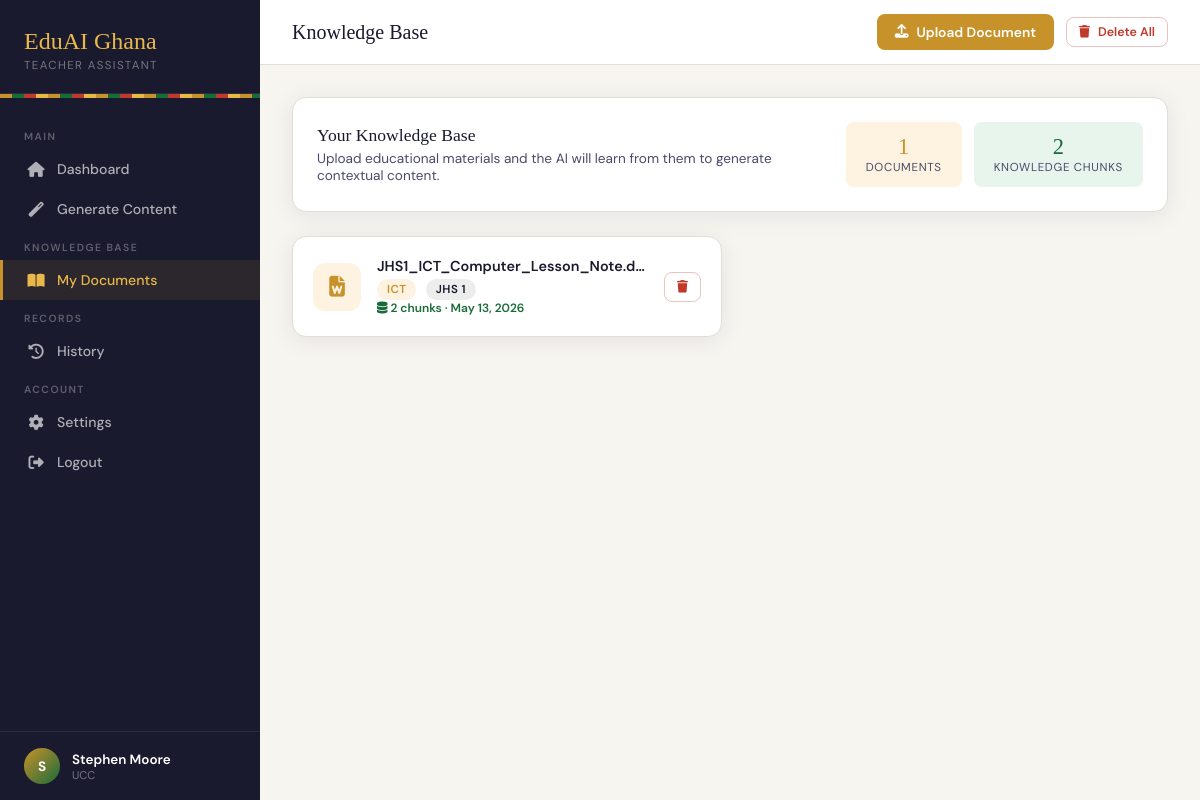
The page /documents (signed in) on the database as committed earlier.
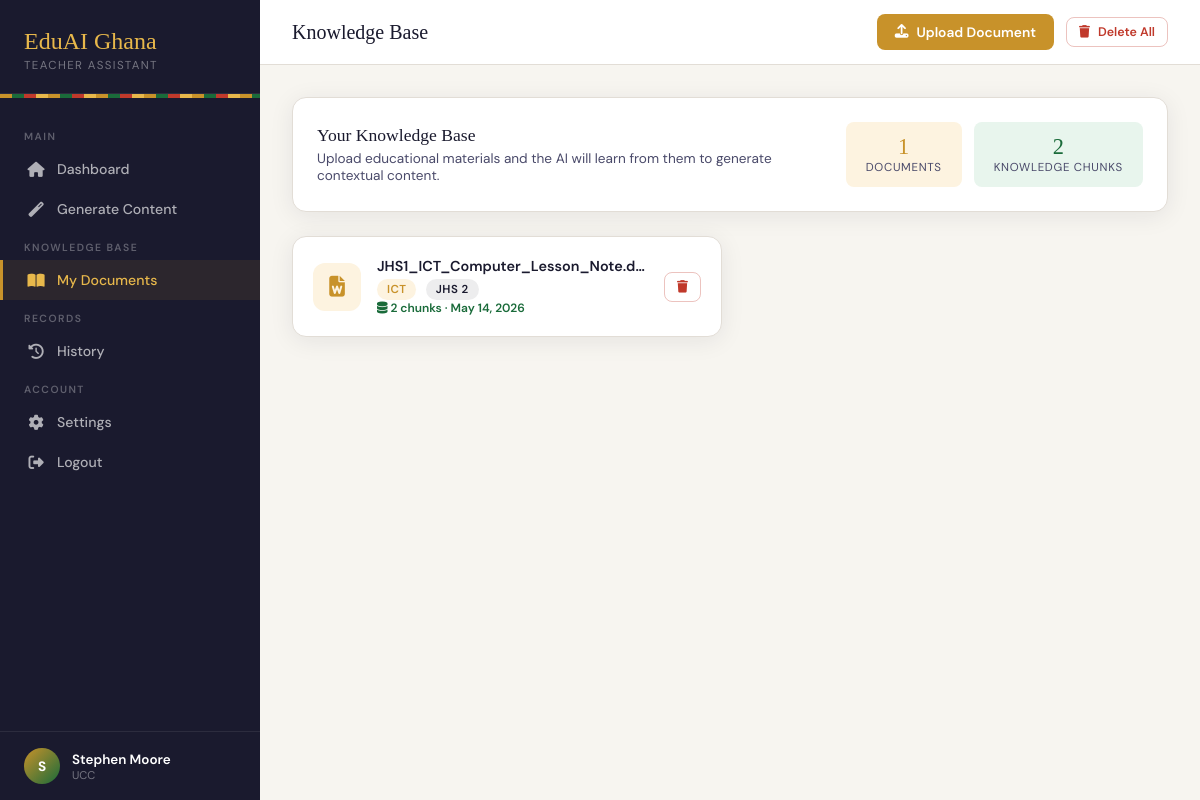
The same page on the database as committed later.
### shared/models/database.py (models this page shows)
class User(UserMixin, db.Model):
    __tablename__ = 'users'
    id = db.Column(db.Integer, primary_key=True)
    name = db.Column(db.String(150), nullable=False)
    email = db.Column(db.String(150), unique=True, nullable=False)
    password = db.Column(db.String(200), nullable=False)
    school = db.Column(db.String(200))
    region = db.Column(db.String(100))
    preferred_llm = db.Column(db.String(50), default='groq')
    created_at = db.Column(db.DateTime, default=datetime.utcnow)
    documents = db.relationship('Document', backref='teacher', lazy=True)
    generations = db.relationship('Generation', backref='teacher', lazy=True)

class Document(db.Model):
    __tablename__ = 'documents'
    id = db.Column(db.Integer, primary_key=True)
    user_id = db.Column(db.Integer, db.ForeignKey('users.id'), nullable=False)
    filename = db.Column(db.String(255), nullable=False)
    subject = db.Column(db.String(100), nullable=False)
    grade_level = db.Column(db.String(50))
    file_path = db.Column(db.String(500), nullable=False)
    chroma_collection = db.Column(db.String(200))
    chunk_count = db.Column(db.Integer, default=0)
    uploaded_at = db.Column(db.DateTime, default=datetime.utcnow)

### flask_app/routes/documents.py (the view)
@docs_bp.route('/documents')
@login_required
def index():
    docs = Document.query.filter_by(user_id=current_user.id)\
        .order_by(Document.uploaded_at.desc()).all()
    return render_template('documents/index.html', docs=docs,
                           subjects=SUBJECTS, grade_levels=GRADE_LEVELS)

### flask_app/templates/documents/index.html (shortened to what this page needs)
{% extends "base.html" %}
{% block page_title %}Knowledge Base{% endblock %}
{% block topbar_actions %}
<button class="btn btn-primary" onclick="document.getElementById('uploadModal').style.display='flex'">
  <i class="fas fa-upload"></i> Upload Document
</button>
{% if docs %}
<button class="btn btn-outline btn-sm" style="color:var(--red);border-color:rgba(192,57,43,0.3);"
  onclick="openDocModal('all', null, 'all {{ docs|length }} documents')">
  <i class="fas fa-trash"></i> Delete All
</button>
{% endif %}
{% endblock %}
{% block content %}
<div class="card" style="margin-bottom:24px;">
  <div class="card-body">
    <div style="display:flex;align-items:center;gap:16px;flex-wrap:wrap;">
      <div style="flex:1;">
        <div style="font-family:var(--font-display);font-size:1.1rem;margin-bottom:4px;">Your Knowledge Base</div>
        <div style="color:var(--mid);font-size:0.85rem;">Upload educational materials and the AI will learn from them to generate contextual content.</div>
      </div>
      <div style="display:flex;gap:12px;flex-wrap:wrap;">
        <div style="text-align:center;padding:12px 20px;background:var(--gold-pale);border-radius:var(--radius-sm);">
          <div style="font-family:var(--font-display);font-size:1.4rem;color:var(--gold);">{{ docs|length }}</div>
          <div style="font-size:0.72rem;color:var(--mid);text-transform:uppercase;letter-spacing:0.06em;">Documents</div>
        </div>
        <div style="text-align:center;padding:12px 20px;background:var(--green-pale);border-radius:var(--radius-sm);">
          <div style="font-family:var(--font-display);font-size:1.4rem;color:var(--green);">{{ docs|sum(attribute='chunk_count') }}</div>
          <div style="font-size:0.72rem;color:var(--mid);text-transform:uppercase;letter-spacing:0.06em;">Knowledge Chunks</div>
        </div>
      </div>
    </div>
  </div>
</div>
{% if docs %}
<div class="docs-grid">
  {% for doc in docs %}
  <div class="doc-card">
    <div class="doc-icon">
      {% if doc.filename.endswith('.pdf') %}<i class="fas fa-file-pdf"></i>
      {% elif doc.filename.endswith('.docx') or doc.filename.endswith('.doc') %}<i class="fas fa-file-word"></i>
      {% else %}<i class="fas fa-file-alt"></i>{% endif %}
    </div>
    <div class="doc-info">
      <div class="doc-name">{{ doc.filename }}</div>
      <div class="doc-meta">
        <span class="badge badge-gold">{{ doc.subject }}</span>
        {% if doc.grade_level %}<span class="badge badge-dark" style="margin-left:6px;">{{ doc.grade_level }}</span>{% endif %}
      </div>
      <div class="doc-chunks"><i class="fas fa-database"></i> {{ doc.chunk_count }} chunks &middot; {{ doc.uploaded_at.strftime('%b %d, %Y') }}</div>
    </div>
    <button class="del-btn" onclick="openDocModal('single', {{ doc.id }}, '{{ doc.filename|replace("'","") }}')">
      <i class="fas fa-trash"></i>
    </button>
  </div>
  {% endfor %}
</div>
{% endif %}
{% endblock %}

### flask_app/templates/base.html (shortened to what this page needs)
<!DOCTYPE html>
<html lang="en">
<head>
  <link rel="stylesheet" href="https://cdnjs.cloudflare.com/ajax/libs/font-awesome/6.5.1/css/all.min.css">
</head>
<body>
{% if current_user.is_authenticated %}
<nav class="sidebar">
  <div class="sidebar-brand">
    <div class="logo-text">EduAI Ghana</div>
    <div class="logo-sub">Teacher Assistant</div>
  </div>
  <div class="sidebar-kente"></div>
  <div class="sidebar-nav">
    <div class="nav-section-label">Main</div>
    <a href="{{ url_for('dashboard.home') }}" class="nav-link {% if request.endpoint == 'dashboard.home' %}active{% endif %}">
      <i class="fas fa-home"></i> Dashboard
    </a>
    <a href="{{ url_for('generate.index') }}" class="nav-link {% if request.endpoint in ['generate.index','generate.generate'] %}active{% endif %}">
      <i class="fas fa-magic"></i> Generate Content
    </a>
    <div class="nav-section-label">Knowledge Base</div>
    <a href="{{ url_for('documents.index') }}" class="nav-link {% if request.endpoint == 'documents.index' %}active{% endif %}">
      <i class="fas fa-book-open"></i> My Documents
    </a>
    <div class="nav-section-label">Records</div>
    <a href="{{ url_for('generate.history') }}" class="nav-link {% if request.endpoint == 'generate.history' %}active{% endif %}">
      <i class="fas fa-history"></i> History
    </a>
    <div class="nav-section-label">Account</div>
    <a href="{{ url_for('settings.index') }}" class="nav-link {% if request.endpoint == 'settings.index' %}active{% endif %}">
      <i class="fas fa-cog"></i> Settings
    </a>
    <a href="{{ url_for('auth.logout') }}" class="nav-link">
      <i class="fas fa-sign-out-alt"></i> Logout
    </a>
  </div>
  <div class="sidebar-user">
    <div class="user-avatar">{{ current_user.name[0].upper() }}</div>
    <div class="user-info">
      <div class="user-name">{{ current_user.name }}</div>
      <div class="user-role">{{ current_user.school or 'Teacher' }}</div>
    </div>
  </div>
</nav>
<div class="main-wrapper">
  <div class="topbar">
    <div class="topbar-title">{% block page_title %}{% endblock %}</div>
    <div class="topbar-actions">{% block topbar_actions %}{% endblock %}</div>
  </div>
  <div class="main-content">
    {% block content %}{% endblock %}
  </div>
</div>
{% else %}
{% block auth_content %}{% endblock %}
{% endif %}
</body>
</html>

### flask_app/templates/base.html (style rules this page uses)
:root { --gold: #C8922A; --gold-light: #E8B84B; --gold-pale: #FDF3E0; --green: #1A6B3A; --green-light: #2D9653; --green-pale: #E8F5ED; --red: #C0392B; --dark: #1A1A2E; --dark-2: #2D2D44; --mid: #4A4A6A; --light: #F7F5F0; --white: #FFFFFF; --border: #E2DDD6; --shadow: 0 4px 24px rgba(26,26,46,0.08); --shadow-lg: 0 12px 48px rgba(26,26,46,0.14); --radius: 14px; --radius-sm: 8px; --font-display: 'Playfair Display', serif; --font-body: 'DM Sans', sans-serif; --font-mono: 'DM Mono', monospace; }
*, *::before, *::after { box-sizing: border-box; margin: 0; padding: 0; }
body { font-family: var(--font-body); background: var(--light); color: var(--dark); min-height: 100vh; display: flex; }
.sidebar { width: 260px; min-height: 100vh; background: var(--dark); display: flex; flex-direction: column; position: fixed; top: 0; left: 0; z-index: 100; transition: transform 0.3s; }
.sidebar-brand { padding: 28px 24px 20px; border-bottom: 1px solid rgba(255,255,255,0.08); }
.sidebar-brand .logo-text { font-family: var(--font-display); font-size: 1.5rem; color: var(--gold-light); line-height: 1.1; }
.sidebar-brand .logo-sub { font-size: 0.72rem; color: rgba(255,255,255,0.4); letter-spacing: 0.12em; text-transform: uppercase; margin-top: 4px; }
.sidebar-kente { height: 4px; background: repeating-linear-gradient(90deg, var(--gold) 0 12px, var(--green) 12px 24px, var(--red) 24px 36px, var(--gold-light) 36px 48px); margin: 0; }
.sidebar-nav { padding: 20px 0; flex: 1; }
.nav-section-label { font-size: 0.65rem; letter-spacing: 0.14em; text-transform: uppercase; color: rgba(255,255,255,0.3); padding: 12px 24px 6px; font-weight: 600; }
.nav-link { display: flex; align-items: center; gap: 12px; padding: 11px 24px; color: rgba(255,255,255,0.65); text-decoration: none; font-size: 0.88rem; font-weight: 500; border-left: 3px solid transparent; transition: all 0.2s; }
.nav-link.active { color: var(--gold-light); border-left-color: var(--gold); background: rgba(200,146,42,0.1); }
.nav-link i { width: 18px; text-align: center; font-size: 0.95rem; }
.sidebar-user { padding: 16px 24px; border-top: 1px solid rgba(255,255,255,0.08); display: flex; align-items: center; gap: 12px; }
.user-avatar { width: 36px; height: 36px; border-radius: 50%; background: linear-gradient(135deg, var(--gold), var(--green)); display: flex; align-items: center; justify-content: center; font-weight: 700; font-size: 0.85rem; color: white; flex-shrink: 0; }
.user-info .user-name { font-size: 0.84rem; font-weight: 600; color: var(--white); }
.user-info .user-role { font-size: 0.7rem; color: rgba(255,255,255,0.4); }
.main-wrapper { margin-left: 260px; flex: 1; min-height: 100vh; display: flex; flex-direction: column; }
.topbar { background: var(--white); border-bottom: 1px solid var(--border); padding: 14px 32px; display: flex; align-items: center; justify-content: space-between; position: sticky; top: 0; z-index: 50; }
.topbar-title { font-family: var(--font-display); font-size: 1.25rem; color: var(--dark); }
.topbar-actions { display: flex; align-items: center; gap: 12px; }
.btn { display: inline-flex; align-items: center; gap: 8px; padding: 9px 18px; border-radius: var(--radius-sm); font-family: var(--font-body); font-size: 0.86rem; font-weight: 600; cursor: pointer; border: none; text-decoration: none; transition: all 0.2s; }
.btn-primary { background: var(--gold); color: white; }
.btn-outline { background: transparent; border: 1.5px solid var(--border); color: var(--mid); }
.btn-sm { padding: 6px 12px; font-size: 0.78rem; }
.main-content { padding: 32px; flex: 1; }
.card { background: var(--white); border-radius: var(--radius); border: 1px solid var(--border); box-shadow: var(--shadow); overflow: hidden; }
.card-body { padding: 24px; }
.badge { display: inline-block; padding: 3px 10px; border-radius: 20px; font-size: 0.72rem; font-weight: 600; letter-spacing: 0.04em; }
.badge-gold { background: var(--gold-pale); color: var(--gold); }
.badge-dark { background: rgba(26,26,46,0.08); color: var(--dark); }

Rows that differ between the two databases and show on the page:
changed Document "ICT": grade_level "JHS 1" → "JHS 2"; uploaded_at "May 13, 2026" → "May 14, 2026"
